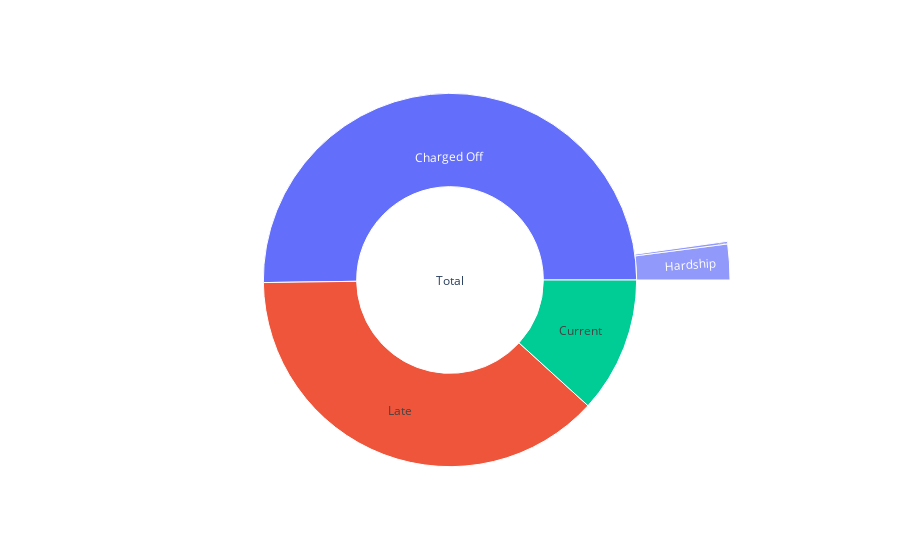

The notebook cell this image was saved under:
### Markdown cell above
## Graphs 

- Link: https://plot.ly/python/sunburst-charts/

### Code cell
# import plotly.graph_objects as go


fig =go.Figure(go.Sunburst(
    labels=["Charged Off", "Current", "Late", "Hardship", "Hardship", "Hardship","Settlement","Settlement"],
    parents=["Total", "Total", "Total", "Charged Off", "Current", "Late", "Charged Off", "Late" ],
    values=[980, 235, 743, 42, 5, 1, 3, 32, 1],
))
fig.update_layout(margin = dict(t=0, l=0, r=0, b=0))

fig.show()

### Figure 1 — Plotly figure (JSON) as saved in the notebook; plotly's stock layout.template omitted (floating-point values rounded to 4 significant figures)
{"data": [{"labels": ["Charged Off", "Current", "Late", "Hardship", "Hardship", "Hardship", "Settlement", "Settlement"], "parents": ["Total", "Total", "Total", "Charged Off", "Current", "Late", "Charged Off", "Late"], "type": "sunburst", "values": [980, 235, 743, 42, 5, 1, 3, 32, 1]}], "layout": {"margin": {"b": 0, "l": 0, "r": 0, "t": 0}}}
